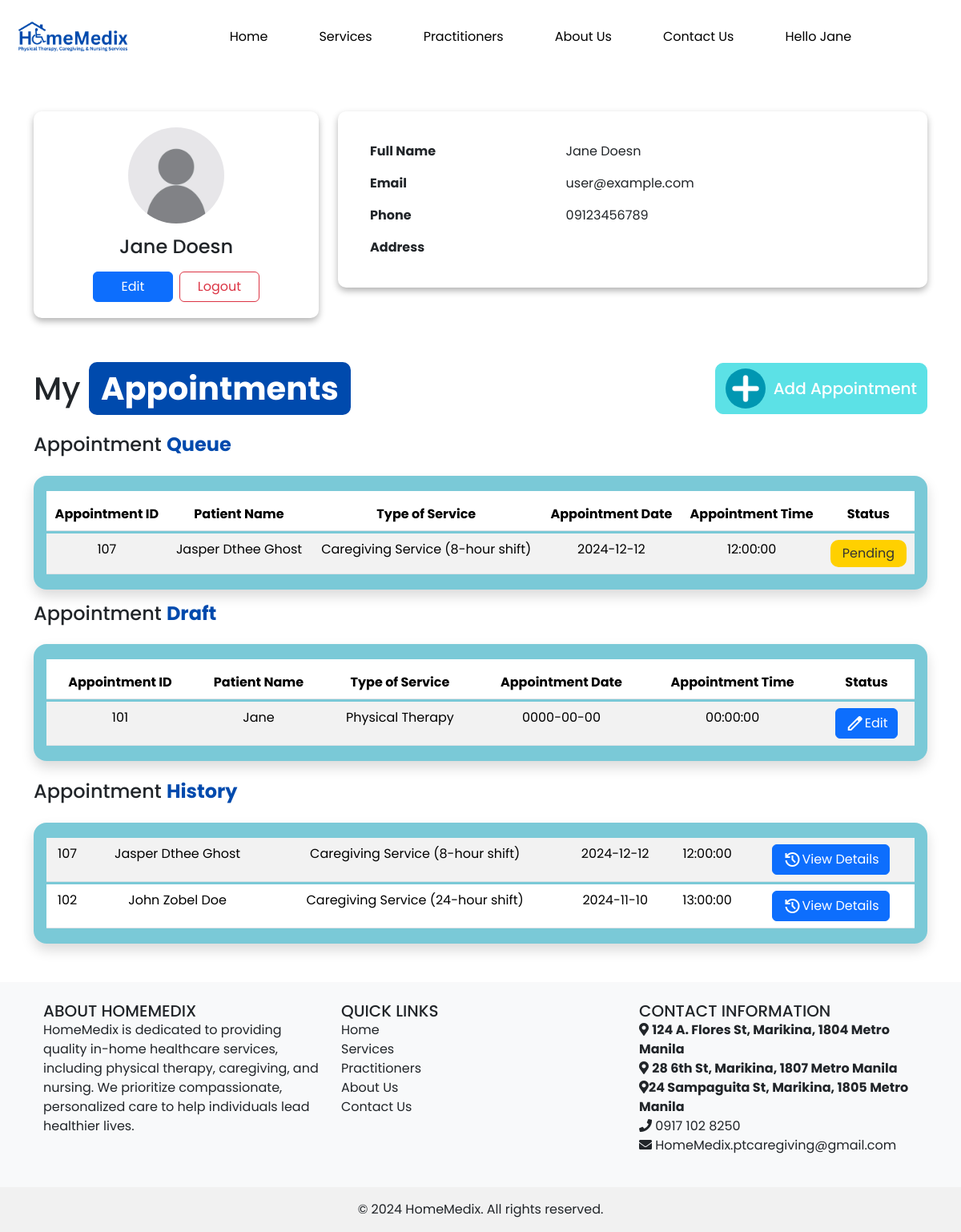
Screenshot of /user/Profile.php (signed in) with the database file from the repository.
### tables this page shows
CREATE TABLE `users` (
  `id` int(11) NOT NULL,
  `fname` varchar(128) NOT NULL,
  `lname` varchar(128) NOT NULL,
  `phone` varchar(32) NOT NULL,
  `email` varchar(255) NOT NULL,
  `password` varchar(255) NOT NULL,
  `role` tinyint(1) NOT NULL DEFAULT 1 COMMENT '0-admin, 1-user, 2-prac',
  `status` tinyint(1) NOT NULL DEFAULT 0 COMMENT '0-pending, 1-active, 2-inactive',
  `created_at` timestamp NOT NULL DEFAULT current_timestamp()
);

CREATE TABLE `appointments` (
  `id` int(11) NOT NULL,
  `user_id` int(11) NOT NULL,
  `practitioner_id` int(11) NOT NULL,
  `fname` varchar(128) NOT NULL,
  `mname` varchar(128) NOT NULL,
  `lname` varchar(128) NOT NULL,
  `sex` tinyint(1) NOT NULL COMMENT '1-male, 2-female',
  `bday` date NOT NULL,
  `address` varchar(255) NOT NULL,
  `barangay` varchar(128) NOT NULL,
  `city` varchar(128) NOT NULL,
  `zip` varchar(32) NOT NULL,
  `appointment_case` text NOT NULL,
  `service` tinyint(1) NOT NULL,
  `payment` tinyint(1) NOT NULL,
  `appointment_date` date NOT NULL,
  `appointment_time` time NOT NULL,
  `email` varchar(255) NOT NULL,
  `phone` varchar(128) NOT NULL,
  `status` tinyint(1) NOT NULL COMMENT '0-draft, 1-pending, 2-approved',
  `created_at` timestamp NOT NULL DEFAULT current_timestamp()
);

### backend/function.php (called while the page is built, shortened)
<?php
function getTableWhere($table, $column, $value){
    global $con;
    $table = mysqli_real_escape_string($con, $table);
    $column = mysqli_real_escape_string($con, $column);
    $value = mysqli_real_escape_string($con, $value);
    $query = "SELECT * FROM `$table` WHERE `$column` = $value ORDER BY created_at DESC";
    return $query_run = mysqli_query($con, $query);
}
function getAppointmentsByStatus($column, $id, $status){
    global $con;
    $column = mysqli_real_escape_string($con, $column);
    $id = mysqli_real_escape_string($con, $id);
    $status = mysqli_real_escape_string($con, $status);
    $query = "SELECT * FROM appointments WHERE status = $status AND `$column` = $id ORDER BY created_at DESC";
    return $query_run = mysqli_query($con, $query);
}
function getAppointmentHistory() {
    global $con;
    $query = "SELECT * FROM appointments
              WHERE status != 0
              AND user_id = '".$_SESSION['id']."'
              AND appointment_date < CURDATE()
              ORDER BY appointment_date DESC";
    return $query_run = mysqli_query($con, $query);
}
function getService($service){
    switch($service){
        case 0:
            return 'Physical Therapy';
        case 1:
            return 'Caregiving Service (8-hour shift)';
        case 3:
            return 'Caregiving Service (24-hour shift)';
    }
}
?>

### user/Profile.php (the view, shortened to what this page needs)
<?php
require_once('../backend/function.php');
$user_data = getTableWhere('users', 'id', $_SESSION['id']);
foreach($user_data as $data){
  $fullname = $data['fname'] . ' ' . $data['lname'];
  $email = $data['email'];
  $phone = $data['phone'];
  $address = $data['address'] ?? '';
}
?>
<!DOCTYPE html>
<html lang="en">
<head>
    <link rel="stylesheet" href="https://cdnjs.cloudflare.com/ajax/libs/font-awesome/5.15.3/css/all.min.css" />
    <link href="https://cdn.jsdelivr.net/npm/bootstrap@5.3.3/dist/css/bootstrap.min.css" rel="stylesheet">
    <link rel="stylesheet" href="Profile.css">
</head>
<body>
<nav class="navbar">
        <div class="navbar-container">
            <div class="logo-container">
                <img src="img/logo.png" alt="Logo" class="logo" />
            </div>
            <ul class="nav">
                <li class="nav-item">
                    <a class="nav-link" href="LandingPage.php">Home</a>
                </li>
                <li class="nav-item">
                    <a class="nav-link" href="Services.php">Services</a>
                </li>
                <li class="nav-item">
                    <a class="nav-link" href="PractitionersPage.php">Practitioners</a>
                </li>
                <li class="nav-item">
                    <a class="nav-link" href="AboutUs.php">About Us</a>
                </li>
                <li class="nav-item">
                    <a class="nav-link" href="ContactUs.php">Contact Us</a>
                </li>
                <?php if(isset($_SESSION['id'])): ?>
                <li class="nav-item">
                    <a class="nav-link" href="profile.php">Hello <?= $_SESSION['fname'] ?></a>
                </li>
                <?php else: ?>
                <li class="nav-item">
                    <a class="nav-link" href="Login.php">Login</a>
                </li>
                <?php endif; ?>
            </ul>
        </div>
    </nav>
    <div class="container py-5">
      <div class="row g-4">
        <div class="col-md-4">
          <div class="profile-card text-center">
            <img src="img/blank_dp.webp" alt="John Doe" class="profile-photo">
            <div class="profile-info">
              <h4><?= $fullname ?></h4>
            </div>
            <div class="profile-buttons d-flex justify-content-center gap-2 mt-3">
              <button class="btn btn-primary">Edit</button>
              <a href="../backend/ajax.php?action=logout"><button class="btn btn-outline-danger">Logout</button></a>
            </div>
          </div>
        </div>
        <div class="col-md-8">
          <div class="details-card">
            <table>
              <tbody>
                <tr>
                  <td><strong>Full Name</strong></td>
                  <td><?= $fullname ?></td>
                </tr>
                <tr>
                  <td><strong>Email</strong></td>
                  <td><?= $email ?></td>
                </tr>
                <tr>
                  <td><strong>Phone</strong></td>
                  <td><?= $phone ?></td>
                </tr>
                <tr>
                  <td><strong>Address</strong></td>
                  <td><?= $address ?></td>
                </tr>
              </tbody>
            </table>
          </div>
        </div>
      </div>
    </div>
    <div class="container">
      <div class="row align-items-center">
        <div class="col-md-8">
          <div class="text-container">
            <h1>My <span class="bordered-blue">Appointments</span>
            </h1>
          </div>
        </div>
        <div class="col-md-4 text-md-end">
          <div class="button-container  d-flex justify-content-end">
            <a href="Appointment.php">
              <button type="button" class="btn btn-info d-flex align-items-center">
                <img src="img/Add.png" alt="Icon">
                <h5 class="white-text">Add Appointment</h5>
              </button>
            </a>
          </div>
        </div>
      </div>
    </div>
    <div class="container">
      <div class="table-container">
        <div class="text-container">
          <h4>Appointment <span class="blue">Queue</span></h4>
        </div>
        <div class="p-3 mt-4 rounded-4 shadow">
          <table class="table table-striped text-center table-hover">
            <thead>
              <tr>
                <th>Appointment ID</th>
                <th>Patient Name</th>
                <th>Type of Service</th>
                <th>Appointment Date</th>
                <th>Appointment Time</th>
                <th>Status</th>
              </tr>
            </thead>
            <tbody>
              <?php
                $drafts = getAppointmentsByStatus('user_id', $_SESSION['id'], 1);
                  if($drafts->num_rows > 0):
                    foreach($drafts as $draft):
                      $fullname = $draft['fname'] . ($draft['mname'] ? ' ' . $draft['mname'] : '') . ' ' . $draft['lname'];
              ?>
              <tr>
                <td><?= $draft['id'] + 100 ?></td>
                <td><?= $fullname ?? '' ?></td>
                <td><?= getService($draft['service']) ?></td>
                <td><?= $draft['appointment_date'] ?></td>
                <td><?= $draft['appointment_time'] ?></td>
                <td class="d-flex justify-content-center">
                  <span class="bordered-yellow">Pending</span>
                </td>
              </tr>
              <?php
                  endforeach;
                else:
              ?>
                <tr>
                  <td colspan="6">No available data.</td>
                </tr>
              <?php
                endif;
              ?>
            </tbody>
          </table>
        </div>
      </div>
    </div>
    <div class="container">
      <div class="table-container">
        <div class="text-container">
          <h4>Appointment <span class="blue">Draft</span></h4>
        </div>
        <div class="p-3 mt-4 rounded-4 shadow">
          <table class="table table-striped text-center table-hover">
            <thead>
              <tr>
                <th>Appointment ID</th>
                <th>Patient Name</th>
                <th>Type of Service</th>
                <th>Appointment Date</th>
                <th>Appointment Time</th>
                <th>Status</th>
              </tr>
            </thead>
            <tbody>
              <?php
                  $drafts = getAppointmentsByStatus('user_id', $_SESSION['id'], 0);
                    if($drafts->num_rows > 0):
                      foreach($drafts as $draft):
                        $fullname = $draft['fname'] . ($draft['mname'] ? ' ' . $draft['mname'] : '') . ' ' . $draft['lname'];
                ?>
                <tr>
                  <td><?= $draft['id'] + 100 ?></td>
                  <td><?= $fullname ?? '' ?></td>
                  <td><?= getService($draft['service']) ?></td>
                  <td><?= $draft['appointment_date'] ?></td>
                  <td><?= $draft['appointment_time'] ?></td>
                  <td class="d-flex justify-content-center">
                    <a href="./appointment.php?id=<?= $draft['id'] ?>"><button type="button" class="btn btn-primary d-flex">
                      <span class="material-symbols-outlined">edit</span> Edit
                    </button></a>
                  </td>
                </tr>
                <?php
                    endforeach;
                  else:
                ?>
                  <tr>
                    <td colspan="6">No available data.</td>
                  </tr>
                <?php
                  endif;
                ?>
            </tbody>
          </table>
        </div>
      </div>
    </div>
    <div class="container mt-4">
      <div class="table-container">
        <div class="text-container">
          <h4>Appointment <span class="blue">History</span></h4>
        </div>
        <div class="p-3 mt-4 rounded-4 shadow">
          <table class="table table-striped text-center table-hover">
            <tbody>
            <?php
                  $drafts = getAppointmentHistory();
                    if($drafts->num_rows > 0):
                      foreach($drafts as $draft):
                        $fullname = $draft['fname'] . ($draft['mname'] ? ' ' . $draft['mname'] : '') . ' ' . $draft['lname'];
                ?>
                <tr>
                  <td><?= $draft['id'] + 100 ?></td>
                  <td><?= $fullname ?? '' ?></td>
                  <td><?= getService($draft['service']) ?></td>
                  <td><?= $draft['appointment_date'] ?></td>
                  <td><?= $draft['appointment_time'] ?></td>
                  <td class="d-flex justify-content-center">
                    <a href="./appointment.php?id=<?= $draft['id'] ?>"><button type="button" class="btn btn-primary d-flex">
                      <span class="material-symbols-outlined">history</span> View Details
                    </button></a>
                  </td>
                </tr>
                <?php
                    endforeach;
                  else:
                ?>
                  <tr>
                    <td colspan="6">No available data.</td>
                  </tr>
                <?php
                  endif;
                ?>
            </tbody>
          </table>
        </div>
      </div>
    </div>
        <footer class="bg-light text-center text-lg-start mt-5">
          <div class="container p-4">
            <div class="row">
              <div class="col-lg-4 col-md-12 mb-4 mb-md-0">
                <h5 class="text-uppercase">About HomeMedix</h5>
                <p class="text-justify">
                  HomeMedix is dedicated to providing quality in-home healthcare services, including physical therapy, caregiving, and nursing. We prioritize compassionate, personalized care to help individuals lead healthier lives.
                </p>
              </div>
              <div class="col-lg-4 col-md-12 mb-4 mb-md-0">
                <h5 class="text-uppercase">Quick Links</h5>
                <ul class="list-unstyled">
                  <li><a href="../LandingPage.php" class="text-dark">Home</a></li>
                  <li><a href="../Services.php" class="text-dark">Services</a></li>
                  <li><a href="../PractitionersPage.php" class="text-dark">Practitioners</a></li>
                  <li><a href="AboutUs.php" class="text-dark">About Us</a></li>
                  <li><a href="../ContactUs.php" class="text-dark">Contact Us</a></li>
                </ul>
              </div>
              <div class="col-lg-4 col-md-12 mb-4 mb-md-0">
                <h5 class="text-uppercase">Contact Information</h5>
                <ul class="list-unstyled">
                  <li><i class="fas fa-map-marker-alt"></i> <strong>124 A. Flores St, Marikina, 1804 Metro Manila</strong></li>
                  <li><i class="fas fa-map-marker-alt"></i> <strong>28 6th St, Marikina, 1807 Metro Manila</strong></li>
                  <li><i class="fas fa-map-marker-alt"></i><strong>24 Sampaguita St, Marikina, 1805 Metro Manila</strong></li>
                  <li><i class="fas fa-phone"></i> 0917 102 8250</li>
                  <li><i class="fas fa-envelope"></i> HomeMedix.ptcaregiving@gmail.com</li>
                </ul>
              </div>
            </div>
          </div>
          <div class="text-center p-3" style="background-color: #f1f1f1;">
            © 2024 HomeMedix. All rights reserved.
          </div>
        </footer>
</body>
</html>

### user/Profile.css (style rules this page uses)
body { margin: 0; padding: 0; box-sizing: border-box; font-family: Poppins, sans-serif; }
.navbar { display: flex; align-items: center; padding: 0.5rem 1rem; }
.navbar-container { display: flex; justify-content: space-between; width: 100%; }
.logo-container { flex-shrink: 0; }
.logo { height: 75px; width: auto; }
.nav { display: flex; justify-content: center; align-items: center; list-style-type: none; margin: 0; padding: 0; flex-grow: 1; }
.nav-item { margin: 0 1rem; }
.nav-link { text-decoration: none; color: #000; border-radius: 10px; }
.profile-card { background: white; border-radius: 10px; padding: 20px; box-shadow: 0px 4px 8px rgba(0.3,0.3,0.3,0.3); }
.profile-photo { width: 120px; height: 120px; border-radius: 50%; object-fit: cover; margin-bottom: 15px; }
.profile-info { text-align: center; }
.profile-buttons .btn { width: 100px; }
.details-card { background: white; border-radius: 10px; padding: 30px; box-shadow: 0px 4px 8px rgba(0.3,0.3,0.3,0.3); }
.details-card table { width: 100%; }
.details-card table td { padding: 8px 10px; vertical-align: middle; }
.bordered-blue { color: white; background-color: #004AAD; font-weight: 700; padding: 5px 15px; border-radius: 10px; }
.bordered-yellow { color: #333333; background-color: rgb(255, 208, 0); padding: 5px 15px; border-radius: 10px; }
.blue { color: #004aad; font-weight: 700; }
.white-text { color: white; }
.mt-4 { margin-top: 0; }
.button-container button h4,h5 { margin: 0; }
.button-container button img { width: 50px; height: 50px; border-radius: 50px; margin-right: 10px; }
.btn-info { background-color: #5ce1e6; border-color: #5ce1e6; border-radius: 10px; }
a { text-decoration: none; }
.text-container { margin-top: 1rem; margin-bottom: 1rem; }
.table-container .p-3 { display: flex; flex-wrap: wrap; background-color: #0097b285; }
.table-container .p-3 table { padding: 0; margin: 0; border-spacing: 0 3px; border-collapse: separate; }
.table-container .p-3 table tr { height: 50px; text-align: center; }

### rows the page displays
users: fullname "Jane Doesn", email "user@example.com", phone "09123456789"
appointments: $draft['id'] + 100 "107", fullname "Jasper Dthee Ghost", service "Caregiving Service (8-hour shift)", appointment_date "2024-12-12", appointment_time "12:00:00"
appointments: $draft['id'] + 100 "101", fullname "Jane", service "Physical Therapy", appointment_date "0000-00-00", appointment_time "00:00:00"
appointments: $draft['id'] + 100 "102", fullname "John Zobel Doe", service "Caregiving Service (24-hour shift)", appointment_date "2024-11-10", appointment_time "13:00:00"

### other values shown
$_SESSION['fname'] "Jane"
